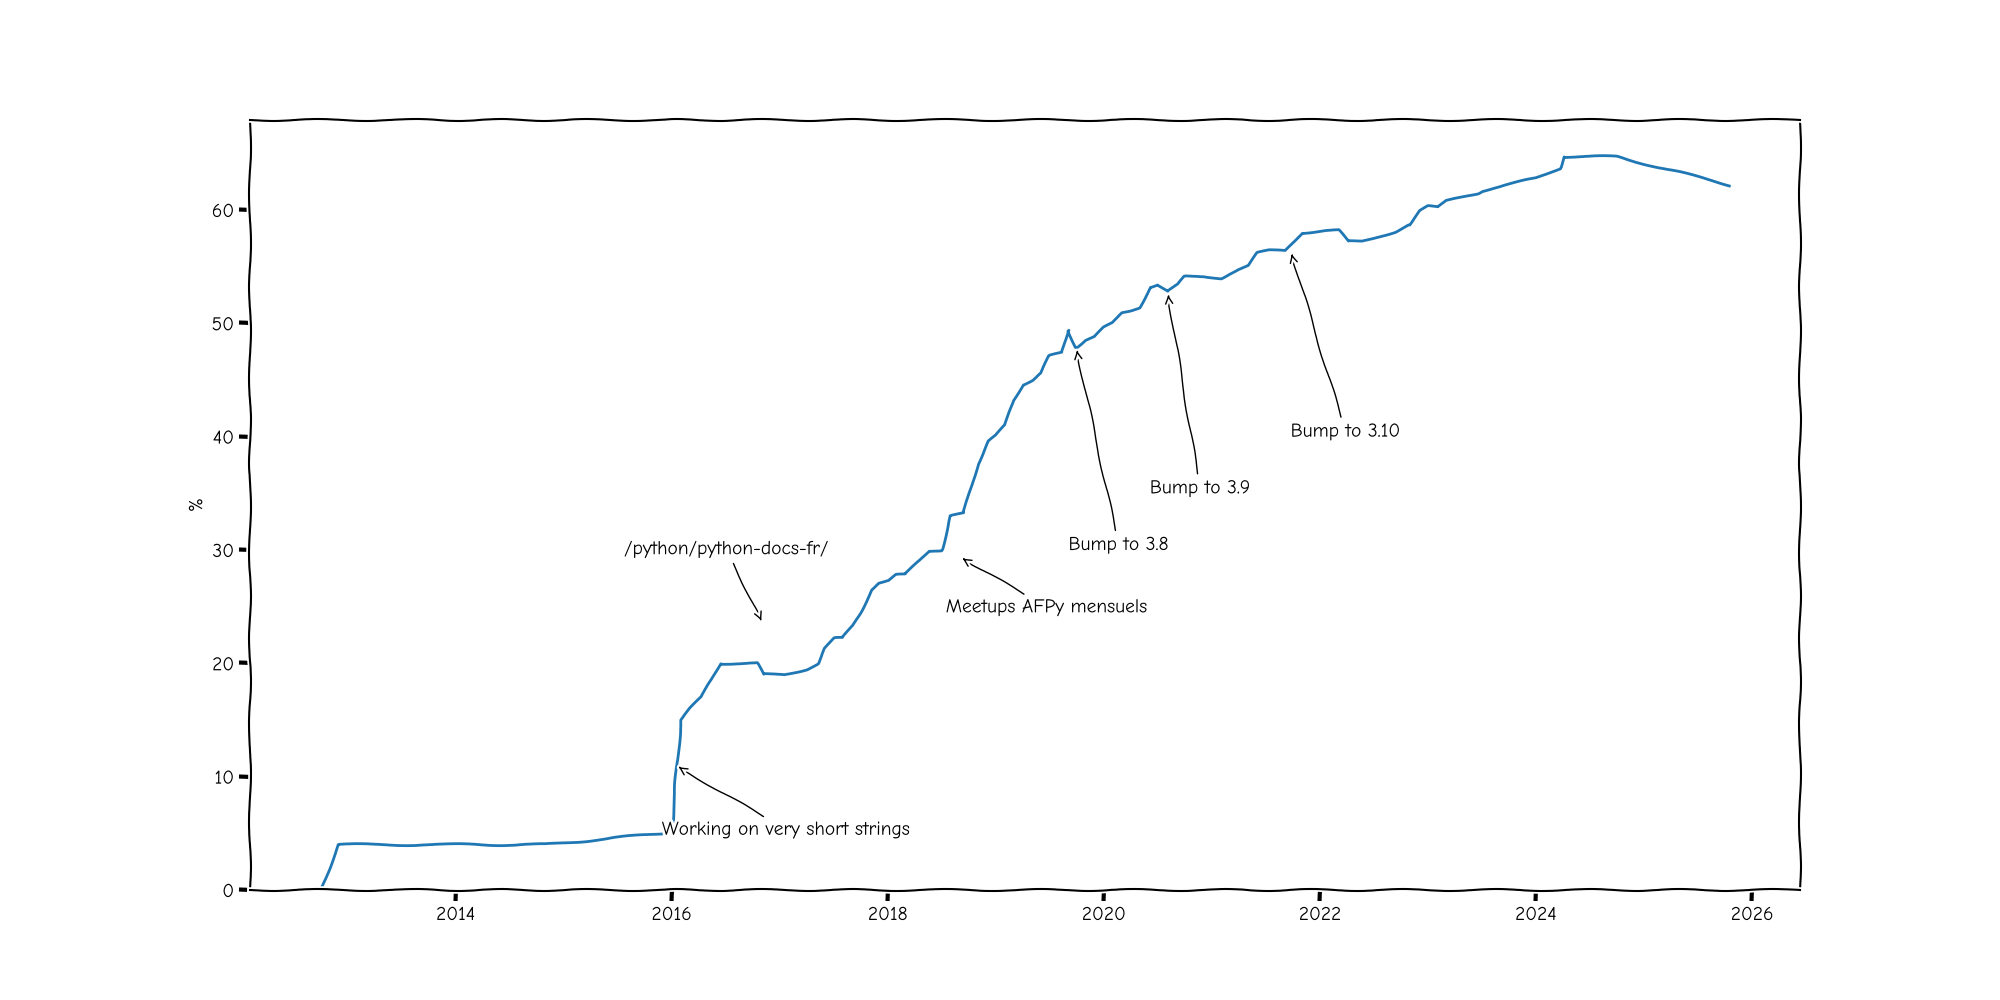

Write Python code to recreate this figure.
import datetime

from matplotlib import pyplot as plt

r"""Update using something like:

YEAR=2025
for i in $(seq -w 01 12)
do
   git clean -dfqx >/dev/null
   git checkout -- . >/dev/null
   git checkout $(git log 3.14 --after "$YEAR-$i-01" | grep ^commit | tail -n 1 | cut -d' ' -f2) >/dev/null 2>/dev/null
   python -c 'import sys; print("datetime.date({}, {}, {}): {:.1f},".format(int(sys.argv[3]), int(sys.argv[4]), int(sys.argv[5]), 100 * int(sys.argv[1]) / int(sys.argv[2])))' \
       "$(ls -1 *.po */*.po | grep -v 'whatsnew/changelog\|whatsnew/2\|whatsnew/3.[0-8]\|setupscript.po\|random.po\|typing.po' | xargs msgcat -u --use-first | msgattrib --translated | grep -c '^msgid')" \
       "$(ls -1 *.po */*.po | grep -v 'whatsnew/changelog\|whatsnew/2\|whatsnew/3.[0-8]\|setupscript.po\|random.po\|typing.po' | xargs msgcat -u --use-first | grep -c '^msgid')" \
       $(git show -s --pretty=format:%cs | tr '-' ' ')
done
"""


plt.xkcd()

# According to `make progress`

progress = {
    datetime.date(2012, 10, 1): 0,
    datetime.date(2012, 12, 1): 4,
    datetime.date(2013, 12, 1): 4,
    datetime.date(2014, 11, 1): 4,
    datetime.date(2015, 12, 1): 5,
    datetime.date(2016, 1, 4): 6,  # f8933be
    datetime.date(2016, 2, 1): 15,  # very short untranslatable strings
    datetime.date(2016, 3, 4): 16,  # 18c7d86
    datetime.date(2016, 4, 12): 17,  # 4616b26
    datetime.date(2016, 5, 1): 18,  # dd31bac
    datetime.date(2016, 6, 13): 20,  # d16d992
    datetime.date(2016, 7, 3): 20,  # 9e52ea9
    datetime.date(2016, 10, 17): 20,  # efc39ad...
    # Changement de repo
    datetime.date(2016, 11, 5): 19,  # e61fde28
    datetime.date(2017, 1, 17): 19,  # 384a9e5c
    datetime.date(2017, 3, 5): 19.3,  # 384a9e5c
    datetime.date(2017, 4, 2): 19.5,
    datetime.date(2017, 5, 10): 20,
    datetime.date(2017, 6, 1): 21.3,
    datetime.date(2017, 7, 6): 22.2,
    datetime.date(2017, 8, 1): 22.2,
    datetime.date(2017, 9, 5): 23.3,
    datetime.date(2017, 10, 2): 24.5,
    datetime.date(2017, 11, 5): 26.5,
    datetime.date(2017, 12, 1): 27.1,
    datetime.date(2018, 1, 4): 27.3,
    datetime.date(2018, 1, 30): 27.8,
    datetime.date(2018, 3, 1): 27.8,
    datetime.date(2018, 5, 21): 29.9,
    datetime.date(2018, 7, 2): 30,
    datetime.date(2018, 8, 1): 33,
    datetime.date(2018, 9, 15): 33.2,
    datetime.date(2018, 11, 1): 37.6,
    datetime.date(2018, 12, 7): 39.6,
    datetime.date(2019, 1, 2): 40.1,
    datetime.date(2019, 2, 3): 41,
    datetime.date(2019, 3, 1): 43.2,
    datetime.date(2019, 4, 2): 44.6,
    datetime.date(2019, 5, 6): 45,
    datetime.date(2019, 6, 3): 45.6,
    datetime.date(2019, 7, 2): 47.1,
    datetime.date(2019, 8, 13): 47.4,
    datetime.date(2019, 9, 3): 49.4,
    datetime.date(2019, 9, 30): 47.9,  # Coût du passage en 3.8
    datetime.date(2019, 10, 2): 47.9,
    datetime.date(2019, 11, 1): 48.5,
    datetime.date(2019, 12, 1): 48.8,
    datetime.date(2020, 1, 2): 49.6,
    datetime.date(2020, 2, 1): 50.0,
    datetime.date(2020, 3, 3): 50.9,
    datetime.date(2020, 4, 1): 51.1,
    datetime.date(2020, 5, 1): 51.4,
    datetime.date(2020, 6, 5): 53.2,
    datetime.date(2020, 7, 1): 53.4,
    datetime.date(2020, 8, 4): 52.8,
    datetime.date(2020, 9, 9): 53.4,
    datetime.date(2020, 10, 1): 54.1,
    datetime.date(2020, 11, 6): 54.1,
    datetime.date(2020, 12, 2): 54.1,
    datetime.date(2021, 2, 2): 54.0,
    datetime.date(2021, 3, 1): 54.4,
    datetime.date(2021, 4, 1): 54.8,
    datetime.date(2021, 5, 4): 55.1,
    datetime.date(2021, 6, 4): 56.2,
    datetime.date(2021, 7, 14): 56.4,
    datetime.date(2021, 8, 5): 56.4,
    datetime.date(2021, 9, 6): 56.4,
    datetime.date(2021, 11, 1): 58,
    datetime.date(2022, 1, 27): 58.2,
    datetime.date(2022, 2, 4): 58.2,
    datetime.date(2022, 3, 6): 58.2,
    datetime.date(2022, 4, 5): 57.2,
    datetime.date(2022, 5, 23): 57.2,
    datetime.date(2022, 9, 13): 58.1,
    datetime.date(2022, 10, 27): 58.7,
    datetime.date(2022, 11, 1): 58.7,
    datetime.date(2022, 12, 6): 59.9,
    datetime.date(2023, 1, 2): 60.3,
    datetime.date(2023, 2, 4): 60.2,
    datetime.date(2023, 3, 5): 60.8,
    datetime.date(2023, 4, 1): 61.0,
    datetime.date(2023, 5, 14): 61.3,
    datetime.date(2023, 6, 20): 61.5,
    datetime.date(2023, 7, 4): 61.7,
    datetime.date(2024, 1, 2): 62.8,
    datetime.date(2024, 3, 23): 63.7,
    datetime.date(2024, 4, 3): 64.7,
    datetime.date(2024, 5, 14): 64.7,
    datetime.date(2024, 8, 24): 64.7,
    datetime.date(2024, 10, 1): 64.7,
    datetime.date(2025, 10, 17): 62.2,
}

plt.rcParams["figure.figsize"] = (20, 10)

f, ax = plt.subplots(1)
ax.plot(list(progress.keys()), list(progress.values()), linestyle="-")
ax.annotate(
    "Bump to 3.10",
    (datetime.date(2021, 9, 24), 56.4),
    xytext=(datetime.date(2021, 9, 24), 40),
    arrowprops={"arrowstyle": "->"},
)
ax.annotate(
    "Bump to 3.9",
    (datetime.date(2020, 8, 4), 52.8),
    xytext=(datetime.date(2020, 6, 5), 35),
    arrowprops={"arrowstyle": "->"},
)
ax.annotate(
    "Bump to 3.8",
    (datetime.date(2019, 9, 30), 47.9),
    xytext=(datetime.date(2019, 9, 4), 30),
    arrowprops={"arrowstyle": "->"},
)
ax.annotate(
    "Meetups AFPy mensuels",
    (datetime.date(2018, 9, 1), 29.4),
    xytext=(-10, -40),
    textcoords="offset points",
    arrowprops={"arrowstyle": "->"},
)
ax.annotate(
    "/python/python-docs-fr/",
    (datetime.date(2016, 11, 5), 23.5),
    xytext=(-100, 50),
    textcoords="offset points",
    arrowprops={"arrowstyle": "->"},
)
ax.annotate(
    "Working on very short strings",
    (datetime.date(2016, 1, 15), (6 + 16) / 2),
    xytext=(-10, -50),
    textcoords="offset points",
    arrowprops={"arrowstyle": "->"},
)
plt.ylabel("%")
ax.set_ylim(ymin=0)
plt.savefig("fr_translation_percent.png")
